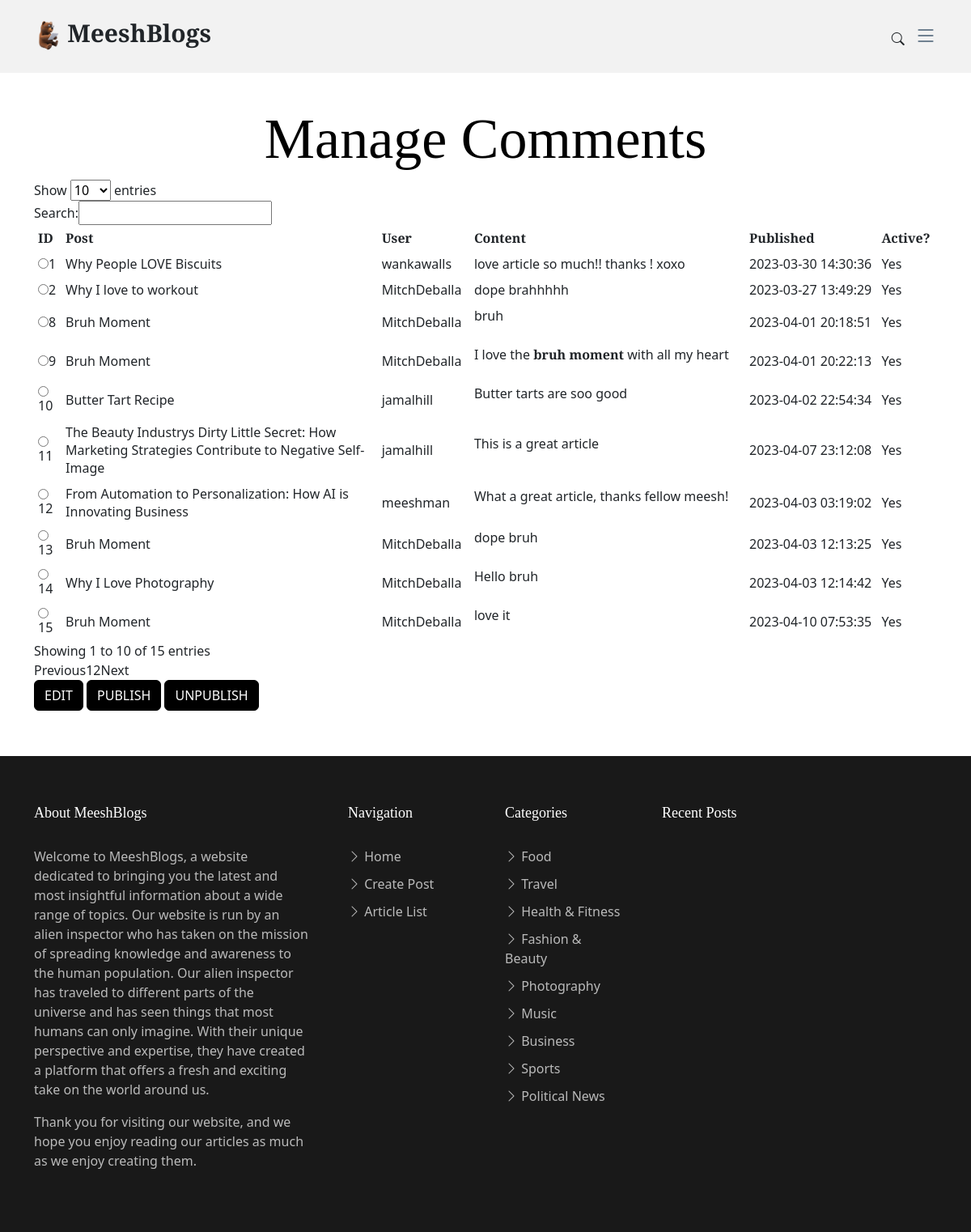
Page /manage-comments.php on the committed database.
### tables this page shows
CREATE TABLE `comments` (
  `comment_id` int(11) NOT NULL,
  `post_id` int(11) NOT NULL,
  `user_id` int(11) NOT NULL,
  `content` text NOT NULL,
  `publishedAt` timestamp NOT NULL DEFAULT current_timestamp() ON UPDATE current_timestamp(),
  `publish_stat` varchar(3) NOT NULL
);

CREATE TABLE `posts` (
  `post_id` int(11) NOT NULL,
  `author_id` int(11) NOT NULL,
  `category_id` int(11) NOT NULL,
  `title` text NOT NULL,
  `content` longtext NOT NULL,
  `postCreated` timestamp NOT NULL DEFAULT current_timestamp(),
  `postUpdated` timestamp NOT NULL DEFAULT current_timestamp() ON UPDATE current_timestamp(),
  `publish_stat` varchar(3) NOT NULL,
  `view_count` int(9) NOT NULL
);

CREATE TABLE `users` (
  `user_id` int(11) NOT NULL,
  `fname` varchar(30) NOT NULL,
  `sname` varchar(30) NOT NULL,
  `email` varchar(50) NOT NULL,
  `dob` date NOT NULL,
  `username` varchar(30) NOT NULL,
  `password` varchar(256) NOT NULL,
  `level` int(11) NOT NULL,
  `registerDate` timestamp NOT NULL DEFAULT current_timestamp(),
  `lastLogin` timestamp NOT NULL DEFAULT current_timestamp() ON UPDATE current_timestamp(),
  `status` varchar(8) NOT NULL
);

### manage-comments.php (the view, shortened to what this page needs)
<?php
require('dbc.php');
$query3 = "SELECT comments.comment_id, comments.post_id, users.user_id, posts.title, users.fname, users.sname, comments.content, comments.publishedAt, comments.publish_stat
FROM `comments` JOIN posts ON comments.post_id = posts.post_id JOIN users ON comments.user_id = users.user_id";
$result2 = mysqli_query($conn, $query3) or die("Bad query");
?>
<html lang="en">
<head>
    <link href="assets/vendor/bootstrap/css/bootstrap.min.css" rel="stylesheet" />
    <link href="assets/vendor/bootstrap-icons/bootstrap-icons.css" rel="stylesheet" />
    <link href="assets/vendor/swiper/swiper-bundle.min.css" rel="stylesheet" />
    <link href="assets/vendor/glightbox/css/glightbox.min.css" rel="stylesheet" />
    <link href="assets/vendor/aos/aos.css" rel="stylesheet" />
    <link href="assets/css/variables.css" rel="stylesheet" />
    <link href="assets/css/main.css" rel="stylesheet" />
</head>
<body>
    <header id="header" class="header d-flex align-items-center fixed-top">
        <div class="container-fluid container-xl d-flex align-items-center justify-content-between">
            <a href="index.php" class="logo d-flex align-items-center">
                <img src="imgs/logo.png" alt="">
                <h1>MeeshBlogs</h1>
            </a>
            <div class="position-relative">
                <a href="#" class="mx-2 js-search-open"><span class="bi-search"></span></a>
                <i class="bi bi-list mobile-nav-toggle"></i>
            </div>
        </div>
    </header>
    <main id="main">
        <section>
            <div class="container">
                <div class="row">
                    <div data-aos="fade-up">
                        <div class="text-center">
                            <h1 class="page-title">Manage Comments</h1>
                        </div>
                        <form method="GET" action="<?php echo $_SERVER['PHP_SELF']; ?>">
                            <table id="comments" width="100%" cellpadding="5px">
                                <thead>
                                    <tr>
                                        <th> ID </th>
                                        <th> Post </th>
                                        <th> User </th>
                                        <th> Content </th>
                                        <th> Published </th>
                                        <th> Active? </th>
                                    </tr>
                                </thead>
                                <tbody>
                                    <?php
                                    while ($row2 = mysqli_fetch_array($result2)) {
                                        $comment_id = $row2['comment_id'];
                                        $commentidbutton = "<input type = 'radio' name = 'commentid' id = 'commentid' value = '$comment_id'>";
                                    ?>
                                        <tr>
                                            <td> <?php echo $commentidbutton . $comment_id; ?> </td>
                                            <td style="width:35%"> <?php echo $row2['title']; ?> </td>
                                            <td> <?php echo $row2['fname'] . $row2['sname']; ?> </td>
                                            <td> <?php echo $row2['content']; ?> </td>
                                            <td> <?php echo $row2['publishedAt']; ?> </td>
                                            <td> <?php echo $row2['publish_stat']; ?> </td>
                                        </tr>
                                    <?php
                                    }
                                    ?>
                            </table>
                            <div class=" col-12">
                                <input class="btn btn-primary" type="submit" name="editButton" value="EDIT" />
                                <input class="btn btn-primary" type="submit" name="Publish" value="PUBLISH" />
                                <input class="btn btn-primary" type="submit" name="Unpublish" value="UNPUBLISH" />
                            </div>
                        </form>
                    </div>
                </div>
            </div>
        </section>
    </main>
    <footer id="footer" class="footer">
        <div class="footer-content">
            <div class="container">
                <div class="row g-5">
                    <div class="col-lg-4">
                        <h3 class="footer-heading">About MeeshBlogs</h3>
                        <p>
                            Welcome to MeeshBlogs, a website dedicated to bringing you the latest and most insightful information about a wide range of topics. Our website is run by an alien inspector who has taken on the mission of spreading knowledge and awareness to the human population.
                            Our alien inspector has traveled to different parts of the universe and has seen things that most humans can only imagine. With their unique perspective and expertise, they have created a platform that offers a fresh and exciting take on the world around us.
                        </p>
                        <p>
                            Thank you for visiting our website, and we hope you enjoy reading our articles as much as we enjoy creating them.
                        </p>
                    </div>
                    <div class="col-6 col-lg-2">
                        <h3 class="footer-heading">Navigation</h3>
                        <ul class="footer-links list-unstyled">
                            <li>
                                <a href="index.php"><i class="bi bi-chevron-right"></i> Home</a>
                            </li>
                            <li>
                                <a href="create-post.php"><i class="bi bi-chevron-right"></i> Create Post</a>
                            </li>
                            <li>
                                <a href="fullarticlelist.php"><i class="bi bi-chevron-right"></i> Article List</a>
                            </li>
                        </ul>
                    </div>
                    <div class="col-6 col-lg-2">
                        <h3 class="footer-heading">Categories</h3>
                        <ul class="footer-links list-unstyled">
                            <li>
                                <a href="articlelist.php?categoryid=1"><i class="bi bi-chevron-right"></i> Food</a>
                            </li>
                            <li>
                                <a href="articlelist.php?categoryid=2"><i class="bi bi-chevron-right"></i> Travel</a>
                            </li>
                            <li>
                                <a href="articlelist.php?categoryid=3"><i class="bi bi-chevron-right"></i> Health & Fitness</a>
                            </li>
                            <li>
                                <a href="articlelist.php?categoryid=4"><i class="bi bi-chevron-right"></i> Fashion & Beauty</a>
                            </li>
                            <li>
                                <a href="articlelist.php?categoryid=5"><i class="bi bi-chevron-right"></i> Photography</a>
                            </li>
                            <li>
                                <a href="articlelist.php?categoryid=6"><i class="bi bi-chevron-right"></i> Music</a>
                            </li>
                            <li>
                                <a href="articlelist.php?categoryid=7"><i class="bi bi-chevron-right"></i> Business</a>
                            </li>
                            <li>
                                <a href="articlelist.php?categoryid=8"><i class="bi bi-chevron-right"></i> Sports</a>
                            </li>
                            <li>
                                <a href="articlelist.php?categoryid=9"><i class="bi bi-chevron-right"></i> Political News</a>
                            </li>
                        </ul>
                    </div>
                    <div class="col-lg-4">
                        <h3 class="footer-heading">Recent Posts</h3>
                    </div>
                </div>
            </div>
        </div>
</body>
</html>

### assets/css/variables.css (style rules this page uses)
:root { --font-default: 'EB Garamond', system-ui, -apple-system, "Segoe UI", Roboto, "Helvetica Neue", Arial, "Noto Sans", "Liberation Sans", sans-serif, "Apple Color Emoji", "Segoe UI Emoji", "Segoe UI Symbol", "Noto Color Emoji"; --font-primary: 'EB Garamond', serif; --font-secondary: 'Inter', sans-serif; --color-default: #212529; --color-default-rgb: 33, 37, 41; --color-links: #212529; --color-links-hover: #15171a; --color-primary: #212529; --color-primary-light: #26282c; --color-primary-dark: #0b0c0e; --color-primary-rgb: 33, 37, 41; --color-primary-light-rgb: 38, 40, 44; --color-primary-dark-rgb: 11, 12, 14; --color-secondary: #596d80; --color-secondary-light: #8498aa; --color-secondary-dark: #404f5c; --color-secondary-rgb: 89, 109, 128; --color-secondary-light-rgb: 132, 152, 170; --color-secondary-dark-rgb: 64, 79, 92; --color-blue: #0d6efd; --color-blue-rgb: 13, 110, 253; --color-indigo: #6610f2; --color-indigo-rgb: 102, 16, 242; --color-purple: #6f42c1; --color-purple-rgb: 111, 66, 193; --color-pink: #f3268c; --color-pink-rgb: 243, 38, 140; --color-red: #df1529; --color-red-rgb: 223, 21, 4; --color-orange: #fd7e14; --color-orange-rgb: 253, 126, 20; --color-yellow: #ffc107; --color-yellow-rgb: 255, 193, 7; --color-green: #059652; --color-green-rgb: 5, 150, 82; --color-teal: #20c997; --color-teal-rgb: 32, 201, 151; --color-cyan: #0dcaf0; --color-cyan-rgb: 13, 202, 240; --color-white: #ffffff; --color-white-rgb: 255, 255, 255; --color-gray: #6c757d; --color-gray-rgb: 108, 117, 125; --color-black: #000000; --color-black-rgb: 0, 0, 0; }
:root { --bs-blue: var(--color-blue); --bs-indigo: var(--color-indigo); --bs-purple: var(--color-purple); --bs-pink: var(--color-pink); --bs-red: var(--color-red); --bs-orange: var(--color-orange); --bs-yellow: var(--color-yellow); --bs-green: var(--color-green); --bs-teal: var(--color-teal); --bs-cyan: var(--color-cyan); --bs-white: var(--color-white); --bs-gray: var(--color-gray); --bs-gray-dark: #343a40; --bs-gray-100: #f8f9fa; --bs-gray-200: #e9ecef; --bs-gray-300: #dee2e6; --bs-gray-400: #ced4da; --bs-gray-500: #adb5bd; --bs-gray-600: #6c757d; --bs-gray-700: #495057; --bs-gray-800: #343a40; --bs-gray-900: #212529; --bs-primary: var(--color-blue); --bs-secondary: var(--color-blue); --bs-success: #198754; --bs-info: #0dcaf0; --bs-warning: #ffc107; --bs-danger: #dc3545; --bs-light: #f8f9fa; --bs-dark: #212529; --bs-primary-rgb: var(--color-primary-rgb); --bs-secondary-rgb: var(--color-secondary-rgb); --bs-success-rgb: 25, 135, 84; --bs-info-rgb: 13, 202, 240; --bs-warning-rgb: 255, 193, 7; --bs-danger-rgb: 220, 53, 69; --bs-light-rgb: 248, 249, 250; --bs-dark-rgb: 33, 37, 41; --bs-white-rgb: var(--color-white-rgb); --bs-black-rgb: var(--color-black-rgb); --bs-body-color-rgb: var(--color-default-rgb); --bs-body-bg-rgb: 255, 255, 255; --bs-font-sans-serif: var(--font-default); --bs-font-monospace: SFMono-Regular, Menlo, Monaco, Consolas, "Liberation Mono", "Courier New", monospace; --bs-gradient: linear-gradient(180deg, rgba(255, 255, 255, 0.15), rgba(255, 255, 255, 0)); --bs-body-font-family: var(--font-default); --bs-body-font-size: 1rem; --bs-body-font-weight: 400; --bs-body-line-height: 1.5; --bs-body-color: var(--color-default); --bs-body-bg: #fff; }

### rows in the picture
comments: comment_id "1", post.title "Why People LOVE Biscuits", user.fname "wanka", user.sname "walls", content "love article so much!! thanks ! xoxo", publishedAt "2023-03-30 14:30:36", publish_stat "Yes"
comments: comment_id "2", post.title "Why I love to workout", user.fname "Mitch", user.sname "Deballa", content "dope brahhhhh", publishedAt "2023-03-27 13:49:29", publish_stat "Yes"
comments: comment_id "8", post.title "Bruh Moment", user.fname "Mitch", user.sname "Deballa", content "bruh", publishedAt "2023-04-01 20:18:51", publish_stat "Yes"
comments: comment_id "9", post.title "Bruh Moment", user.fname "Mitch", user.sname "Deballa", content "I love the bruh moment with all my heart", publishedAt "2023-04-01 20:22:13", publish_stat "Yes"
comments: comment_id "10", post.title "Butter Tart Recipe", user.fname "jamal", user.sname "hill", content "Butter tarts are soo good", publishedAt "2023-04-02 22:54:34", publish_stat "Yes"
comments: comment_id "11", post.title "The Beauty Industrys Dirty Little Secret: How Marketing Strategies Contribute to Negative Self-Image", user.fname "jamal", user.sname "hill", content "This is a great article", publishedAt "2023-04-07 23:12:08", publish_stat "Yes"
comments: comment_id "12", post.title "From Automation to Personalization: How AI is Innovating Business", user.fname "meesh", user.sname "man", content "What a great article, thanks fellow meesh!", publishedAt "2023-04-03 03:19:02", publish_stat "Yes"
comments: comment_id "13", post.title "Bruh Moment", user.fname "Mitch", user.sname "Deballa", content "dope bruh", publishedAt "2023-04-03 12:13:25", publish_stat "Yes"
comments: comment_id "14", post.title "Why I Love Photography", user.fname "Mitch", user.sname "Deballa", content "Hello bruh", publishedAt "2023-04-03 12:14:42", publish_stat "Yes"
comments: comment_id "15", post.title "Bruh Moment", user.fname "Mitch", user.sname "Deballa", content "love it", publishedAt "2023-04-10 07:53:35", publish_stat "Yes"
